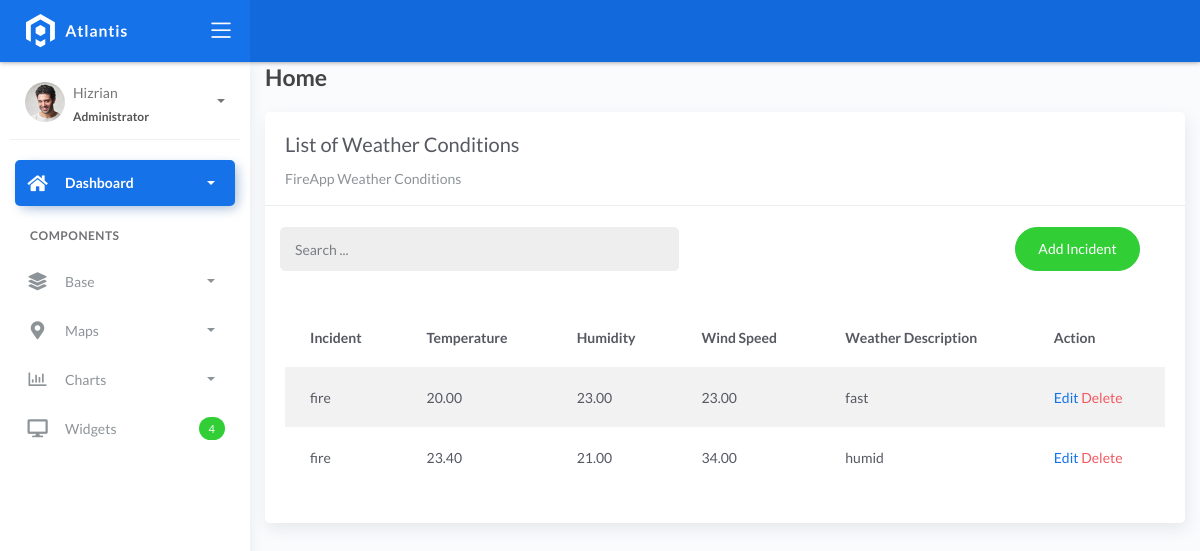
/weatherconditionlist, run on an earlier commit of the app's database.
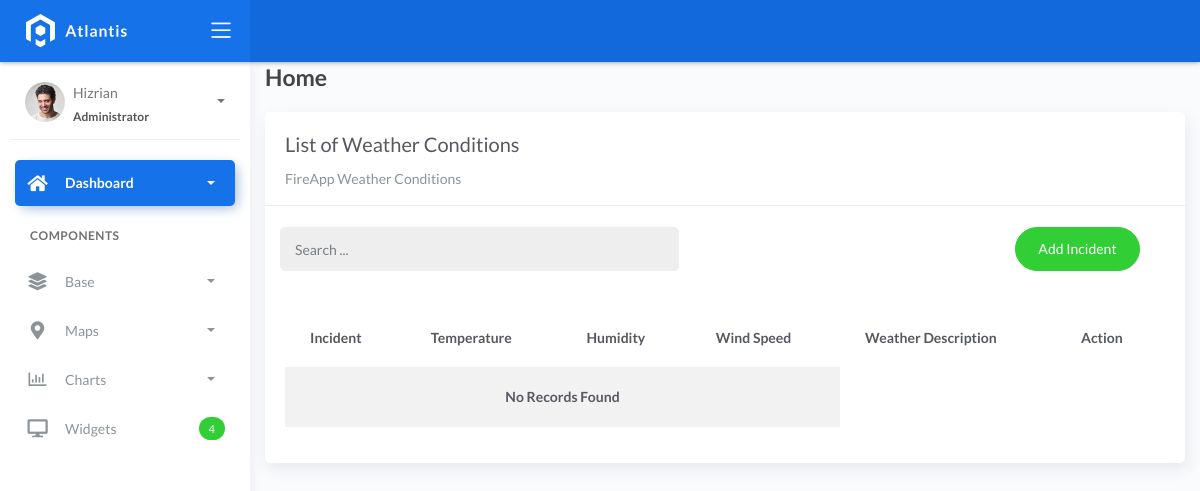
And on a later commit of the database.
### fire/models.py (models this page shows, shortened)
class BaseModel(models.Model):
    created_at = models.DateTimeField(auto_now_add=True, db_index=True)
    updated_at = models.DateTimeField(auto_now=True)
    class Meta:
        abstract = True

class WeatherConditions(BaseModel):
    incident = models.ForeignKey(Incident, on_delete=models.CASCADE)
    temperature = models.DecimalField(max_digits=10, decimal_places=2)
    humidity = models.DecimalField(max_digits=10, decimal_places=2)
    wind_speed = models.DecimalField(max_digits=10, decimal_places=2)
    weather_description = models.CharField(max_length=150)

class Incident(BaseModel):
    SEVERITY_CHOICES = (
        ('Minor Fire', 'Minor Fire'),
        ('Moderate Fire', 'Moderate Fire'),
        ('Major Fire', 'Major Fire'),
    )
    location = models.ForeignKey(Locations, on_delete=models.CASCADE)
    date_time = models.DateTimeField(blank=True, null=True)
    severity_level = models.CharField(max_length=45, choices=SEVERITY_CHOICES)
    description = models.CharField(max_length=250)
    def __str__(self):
        return self.description

### fire/views.py (the view)
# urls.py: path('weatherconditionlist', WeatherConditionList.as_view(), name='weathercondition-list'),
class WeatherConditionList(ListView):
    model = WeatherConditions
    context_object_name = 'weathercondition'
    template_name = "weatherconditionlist.html"
    paginate_by = 5
    def get_queryset(self, *args, **kwargs):
        qs = super(WeatherConditionList, self).get_queryset(*args, **kwargs)
        if self.request.GET.get("q") != None:
            query = self.request.GET.get('q')
            qs = qs.filter(Q(incident__description__icontains=query) |
            Q(temperature__icontains=query) | Q(humidity__icontains=query) | Q(wind_speed__icontains=query))
        return qs

### templates/weatherconditionlist.html (shortened to what this page needs)
{% extends 'base.html' %} {% load static %} {% block content %}
<div class="content">
    <div class="container-fluid">
        <h4 class="page-title">Home</h4>
        <div class="row">
            <div class="col-md-12">
                <div class="card">
                    <div class="card-header">
                        <div class="card-title">List of Weather Conditions</div>
                        <div class="card-category">FireApp Weather Conditions</div>
                    </div>
                    <br>
                        <div class="col-md-12 row">
                            <div class="col-md-6">
                                <form action="" class="navbar-left navbar-form nav-search mr-md-3" action="{% url 'weathercondition-list' %}">
                                    <div class="input-group">
                                        <input type="text" placeholder="Search ..." class="form-control" name="q">
                                        <div class="input-group-append">
                                        <span class="input-group-text">
                                        </span>
                                        </div>
                                    </div>
                                </form>
                            </div>
                            <div class="col-md-6">
                                <div class="pull-right">
                                    <a href="{% url 'weathercondition-add' %}" class="btn btn-success btn-rounded">Add Incident</a>
                                </div>
                            </div>
                        </div>
                    <div class="card-body">
                        <table class="table table-striped mt-3">
                            <thead>
                                <tr>
                                    <th scope="col">Incident</th>
                                    <th scope="col">Temperature</th>
                                    <th scope="col">Humidity</th>
                                    <th scope="col">Wind Speed</th>
                                    <th scope="col">Weather Description</th>
                                    <th scope="col">Action</th>
                                </tr>
                            </thead>
                            <tbody>
                                {% for object in object_list %}
                                <tr>
                                    <td>{{ object.incident }}</td>
                                    <td>{{ object.temperature }}</td>
                                    <td>{{ object.humidity }}</td>
                                    <td>{{ object.wind_speed }}</td>
                                    <td>{{ object.weather_description }}</td>
                                    <td>
                                        <a href="weatherconditionlist/{{ object.id }}">Edit</a>
                                        <a href="weatherconditionlist/{{ object.id }}/delete" class="text-danger">Delete</a>
                                    </td>
                                </tr>
                                {% empty %}
                                <tr>
                                    <td colspan="4" style="text-align: center">
                                    <p class="text-sm font-weight-bold mb-0">No Records Found</p>
                                    </td>
                                </tr>
                                {% endfor %}
                            </tbody>
                        </table>
                    </div>
                </div>
            </div>
        </div>
    </div>
</div>
{% endblock %}

What changed in the data, as far as the page shows it:
removed WeatherConditions: incident "fire", temperature "20.00", humidity "23.00", wind_speed "23.00", weather_description "fast"
removed WeatherConditions: incident "fire", temperature "23.40", humidity "21.00", wind_speed "34.00", weather_description "humid"
Also different on the page:
text now shown: "No Records Found"
